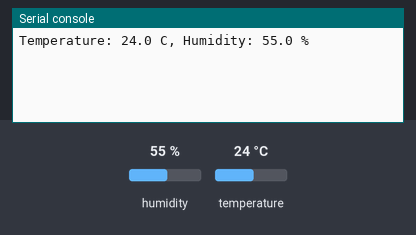
A program run on a simulated Raspberry Pi Pico running MicroPython. On the bench: the last lines printed to the serial console. Inputs (shaded band) come from the test bench; at power-on: humidity 55 %, temperature 24 °C.

Above: at 1.2 s.
1.3 s: humidity set to 22 %
At 3.4 s:
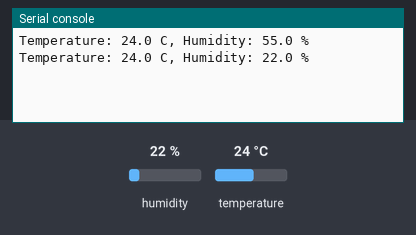
4.0 s: temperature set to 12 °C
At 4.6 s:
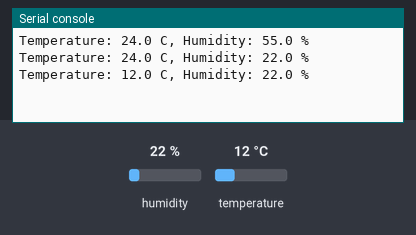
6.7 s: humidity set to 40 %
At 9.3 s:
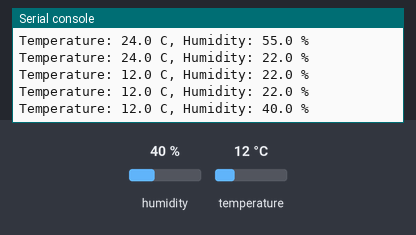
Timing chart, 0 to 10.8 s (numbered marks = the images above; inputs shaded):
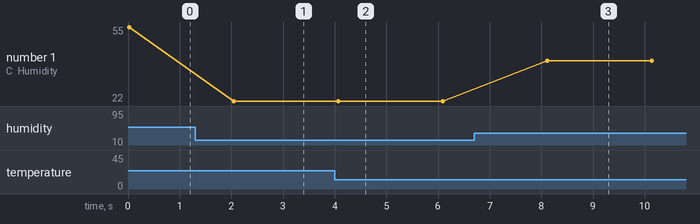

The program:

dht22.py
```python
"""
DHT22 temperature and humidity sensor driver.

Hardware:
    DATA -> GP2
    VCC  -> 3V3
    GND  -> GND
"""

import dht
import machine
import utime

_DATA_PIN = 2

_sensor = dht.DHT22(machine.Pin(_DATA_PIN))


def read():
    """
    Read temperature and humidity from the DHT22 sensor.

    Returns:
        tuple: (temperature_celsius, humidity_percent) as floats.

    Raises:
        RuntimeError: if the sensor cannot be read (timing/wiring issue).
    """
    try:
        _sensor.measure()
    except Exception as error:
        raise RuntimeError("DHT22 read failed: {}".format(error))

    temperature = _sensor.temperature()
    humidity = _sensor.humidity()

    if temperature is None or humidity is None:
        raise RuntimeError("DHT22 returned no data")

    return temperature, humidity


if __name__ == "__main__":
    while True:
        try:
            t, h = read()
            print("Temperature: {:.1f} C, Humidity: {:.1f} %".format(t, h))
        except RuntimeError as error:
            print(error)
        utime.sleep(2)
```

Measured:
- after the input at 1.3 s, the serial console: prints a new line after 0.75 s (image 1)
- after the input at 4.0 s, the serial console: prints a new line after 0.07 s (image 2)
- after the input at 6.7 s, the serial console: prints a new line after 1.4 s (image 3)
- plotted number 1: 55 → 22 after the input at 1.3 s, 22 → 40 after the input at 6.7 s
